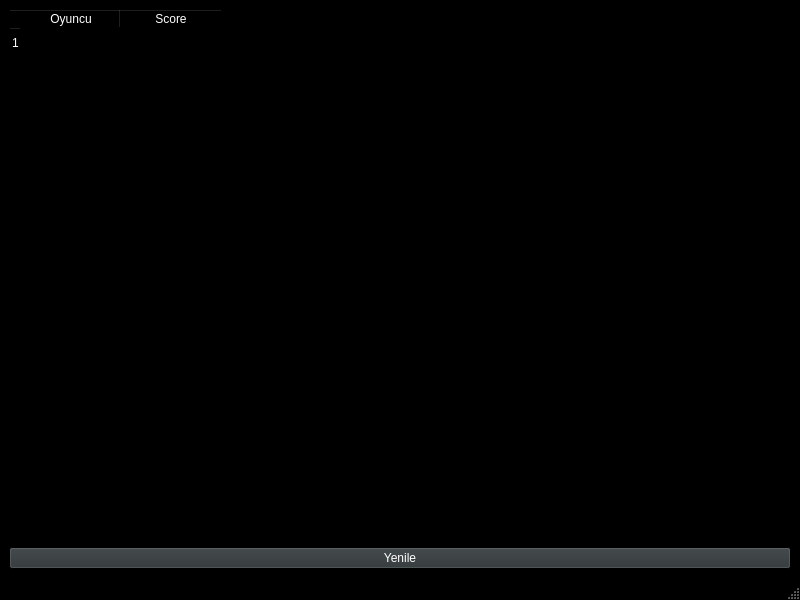
<?xml version="1.0" encoding="UTF-8"?>
<ui version="4.0">
 <class>leadership</class>
 <widget class="QMainWindow" name="leadership">
  <property name="geometry">
   <rect>
    <x>0</x>
    <y>0</y>
    <width>800</width>
    <height>600</height>
   </rect>
  </property>
  <property name="palette">
   <palette>
    <active>
     <colorrole role="WindowText">
      <brush brushstyle="SolidPattern">
       <color alpha="255">
        <red>255</red>
        <green>255</green>
        <blue>255</blue>
       </color>
      </brush>
     </colorrole>
     <colorrole role="Button">
      <brush brushstyle="SolidPattern">
       <color alpha="255">
        <red>0</red>
        <green>0</green>
        <blue>0</blue>
       </color>
      </brush>
     </colorrole>
     <colorrole role="Light">
      <brush brushstyle="SolidPattern">
       <color alpha="255">
        <red>0</red>
        <green>0</green>
        <blue>0</blue>
       </color>
      </brush>
     </colorrole>
     <colorrole role="Midlight">
      <brush brushstyle="SolidPattern">
       <color alpha="255">
        <red>0</red>
        <green>0</green>
        <blue>0</blue>
       </color>
      </brush>
     </colorrole>
     <colorrole role="Dark">
      <brush brushstyle="SolidPattern">
       <color alpha="255">
        <red>0</red>
        <green>0</green>
        <blue>0</blue>
       </color>
      </brush>
     </colorrole>
     <colorrole role="Mid">
      <brush brushstyle="SolidPattern">
       <color alpha="255">
        <red>0</red>
        <green>0</green>
        <blue>0</blue>
       </color>
      </brush>
     </colorrole>
     <colorrole role="Text">
      <brush brushstyle="SolidPattern">
       <color alpha="255">
        <red>255</red>
        <green>255</green>
        <blue>255</blue>
       </color>
      </brush>
     </colorrole>
     <colorrole role="BrightText">
      <brush brushstyle="SolidPattern">
       <color alpha="255">
        <red>255</red>
        <green>255</green>
        <blue>255</blue>
       </color>
      </brush>
     </colorrole>
     <colorrole role="ButtonText">
      <brush brushstyle="SolidPattern">
       <color alpha="255">
        <red>255</red>
        <green>255</green>
        <blue>255</blue>
       </color>
      </brush>
     </colorrole>
     <colorrole role="Base">
      <brush brushstyle="SolidPattern">
       <color alpha="255">
        <red>0</red>
        <green>0</green>
        <blue>0</blue>
       </color>
      </brush>
     </colorrole>
     <colorrole role="Window">
      <brush brushstyle="SolidPattern">
       <color alpha="255">
        <red>0</red>
        <green>0</green>
        <blue>0</blue>
       </color>
      </brush>
     </colorrole>
     <colorrole role="Shadow">
      <brush brushstyle="SolidPattern">
       <color alpha="255">
        <red>0</red>
        <green>0</green>
        <blue>0</blue>
       </color>
      </brush>
     </colorrole>
     <colorrole role="AlternateBase">
      <brush brushstyle="SolidPattern">
       <color alpha="255">
        <red>0</red>
        <green>0</green>
        <blue>0</blue>
       </color>
      </brush>
     </colorrole>
     <colorrole role="ToolTipBase">
      <brush brushstyle="SolidPattern">
       <color alpha="255">
        <red>255</red>
        <green>255</green>
        <blue>220</blue>
       </color>
      </brush>
     </colorrole>
     <colorrole role="ToolTipText">
      <brush brushstyle="SolidPattern">
       <color alpha="255">
        <red>0</red>
        <green>0</green>
        <blue>0</blue>
       </color>
      </brush>
     </colorrole>
    </active>
    <inactive>
     <colorrole role="WindowText">
      <brush brushstyle="SolidPattern">
       <color alpha="255">
        <red>255</red>
        <green>255</green>
        <blue>255</blue>
       </color>
      </brush>
     </colorrole>
     <colorrole role="Button">
      <brush brushstyle="SolidPattern">
       <color alpha="255">
        <red>0</red>
        <green>0</green>
        <blue>0</blue>
       </color>
      </brush>
     </colorrole>
     <colorrole role="Light">
      <brush brushstyle="SolidPattern">
       <color alpha="255">
        <red>0</red>
        <green>0</green>
        <blue>0</blue>
       </color>
      </brush>
     </colorrole>
     <colorrole role="Midlight">
      <brush brushstyle="SolidPattern">
       <color alpha="255">
        <red>0</red>
        <green>0</green>
        <blue>0</blue>
       </color>
      </brush>
     </colorrole>
     <colorrole role="Dark">
      <brush brushstyle="SolidPattern">
       <color alpha="255">
        <red>0</red>
        <green>0</green>
        <blue>0</blue>
       </color>
      </brush>
     </colorrole>
     <colorrole role="Mid">
      <brush brushstyle="SolidPattern">
       <color alpha="255">
        <red>0</red>
        <green>0</green>
        <blue>0</blue>
       </color>
      </brush>
     </colorrole>
     <colorrole role="Text">
      <brush brushstyle="SolidPattern">
       <color alpha="255">
        <red>255</red>
        <green>255</green>
        <blue>255</blue>
       </color>
      </brush>
     </colorrole>
     <colorrole role="BrightText">
      <brush brushstyle="SolidPattern">
       <color alpha="255">
        <red>255</red>
        <green>255</green>
        <blue>255</blue>
       </color>
      </brush>
     </colorrole>
     <colorrole role="ButtonText">
      <brush brushstyle="SolidPattern">
       <color alpha="255">
        <red>255</red>
        <green>255</green>
        <blue>255</blue>
       </color>
      </brush>
     </colorrole>
     <colorrole role="Base">
      <brush brushstyle="SolidPattern">
       <color alpha="255">
        <red>0</red>
        <green>0</green>
        <blue>0</blue>
       </color>
      </brush>
     </colorrole>
     <colorrole role="Window">
      <brush brushstyle="SolidPattern">
       <color alpha="255">
        <red>0</red>
        <green>0</green>
        <blue>0</blue>
       </color>
      </brush>
     </colorrole>
     <colorrole role="Shadow">
      <brush brushstyle="SolidPattern">
       <color alpha="255">
        <red>0</red>
        <green>0</green>
        <blue>0</blue>
       </color>
      </brush>
     </colorrole>
     <colorrole role="AlternateBase">
      <brush brushstyle="SolidPattern">
       <color alpha="255">
        <red>0</red>
        <green>0</green>
        <blue>0</blue>
       </color>
      </brush>
     </colorrole>
     <colorrole role="ToolTipBase">
      <brush brushstyle="SolidPattern">
       <color alpha="255">
        <red>255</red>
        <green>255</green>
        <blue>220</blue>
       </color>
      </brush>
     </colorrole>
     <colorrole role="ToolTipText">
      <brush brushstyle="SolidPattern">
       <color alpha="255">
        <red>0</red>
        <green>0</green>
        <blue>0</blue>
       </color>
      </brush>
     </colorrole>
    </inactive>
    <disabled>
     <colorrole role="WindowText">
      <brush brushstyle="SolidPattern">
       <color alpha="255">
        <red>0</red>
        <green>0</green>
        <blue>0</blue>
       </color>
      </brush>
     </colorrole>
     <colorrole role="Button">
      <brush brushstyle="SolidPattern">
       <color alpha="255">
        <red>0</red>
        <green>0</green>
        <blue>0</blue>
       </color>
      </brush>
     </colorrole>
     <colorrole role="Light">
      <brush brushstyle="SolidPattern">
       <color alpha="255">
        <red>0</red>
        <green>0</green>
        <blue>0</blue>
       </color>
      </brush>
     </colorrole>
     <colorrole role="Midlight">
      <brush brushstyle="SolidPattern">
       <color alpha="255">
        <red>0</red>
        <green>0</green>
        <blue>0</blue>
       </color>
      </brush>
     </colorrole>
     <colorrole role="Dark">
      <brush brushstyle="SolidPattern">
       <color alpha="255">
        <red>0</red>
        <green>0</green>
        <blue>0</blue>
       </color>
      </brush>
     </colorrole>
     <colorrole role="Mid">
      <brush brushstyle="SolidPattern">
       <color alpha="255">
        <red>0</red>
        <green>0</green>
        <blue>0</blue>
       </color>
      </brush>
     </colorrole>
     <colorrole role="Text">
      <brush brushstyle="SolidPattern">
       <color alpha="255">
        <red>0</red>
        <green>0</green>
        <blue>0</blue>
       </color>
      </brush>
     </colorrole>
     <colorrole role="BrightText">
      <brush brushstyle="SolidPattern">
       <color alpha="255">
        <red>255</red>
        <green>255</green>
        <blue>255</blue>
       </color>
      </brush>
     </colorrole>
     <colorrole role="ButtonText">
      <brush brushstyle="SolidPattern">
       <color alpha="255">
        <red>0</red>
        <green>0</green>
        <blue>0</blue>
       </color>
      </brush>
     </colorrole>
     <colorrole role="Base">
      <brush brushstyle="SolidPattern">
       <color alpha="255">
        <red>0</red>
        <green>0</green>
        <blue>0</blue>
       </color>
      </brush>
     </colorrole>
     <colorrole role="Window">
      <brush brushstyle="SolidPattern">
       <color alpha="255">
        <red>0</red>
        <green>0</green>
        <blue>0</blue>
       </color>
      </brush>
     </colorrole>
     <colorrole role="Shadow">
      <brush brushstyle="SolidPattern">
       <color alpha="255">
        <red>0</red>
        <green>0</green>
        <blue>0</blue>
       </color>
      </brush>
     </colorrole>
     <colorrole role="AlternateBase">
      <brush brushstyle="SolidPattern">
       <color alpha="255">
        <red>0</red>
        <green>0</green>
        <blue>0</blue>
       </color>
      </brush>
     </colorrole>
     <colorrole role="ToolTipBase">
      <brush brushstyle="SolidPattern">
       <color alpha="255">
        <red>255</red>
        <green>255</green>
        <blue>220</blue>
       </color>
      </brush>
     </colorrole>
     <colorrole role="ToolTipText">
      <brush brushstyle="SolidPattern">
       <color alpha="255">
        <red>0</red>
        <green>0</green>
        <blue>0</blue>
       </color>
      </brush>
     </colorrole>
    </disabled>
   </palette>
  </property>
  <property name="windowTitle">
   <string>Genel Sıralama</string>
  </property>
  <property name="windowIcon">
   <iconset>
    <normaloff>../../Downloads/saytek.jpg</normaloff>../../Downloads/saytek.jpg</iconset>
  </property>
  <property name="locale">
   <locale language="Turkish" country="Turkey"/>
  </property>
  <widget class="QWidget" name="centralwidget">
   <layout class="QVBoxLayout" name="verticalLayout">
    <item>
     <widget class="QTableWidget" name="table">
      <property name="layoutDirection">
       <enum>Qt::LeftToRight</enum>
      </property>
      <property name="sortingEnabled">
       <bool>true</bool>
      </property>
      <row>
       <property name="text">
        <string>1</string>
       </property>
      </row>
      <column>
       <property name="text">
        <string>Oyuncu</string>
       </property>
      </column>
      <column>
       <property name="text">
        <string>Score</string>
       </property>
      </column>
     </widget>
    </item>
    <item>
     <widget class="QPushButton" name="refresh">
      <property name="palette">
       <palette>
        <active>
         <colorrole role="Button">
          <brush brushstyle="SolidPattern">
           <color alpha="255">
            <red>46</red>
            <green>52</green>
            <blue>54</blue>
           </color>
          </brush>
         </colorrole>
        </active>
        <inactive>
         <colorrole role="Button">
          <brush brushstyle="SolidPattern">
           <color alpha="255">
            <red>46</red>
            <green>52</green>
            <blue>54</blue>
           </color>
          </brush>
         </colorrole>
        </inactive>
        <disabled>
         <colorrole role="Button">
          <brush brushstyle="SolidPattern">
           <color alpha="255">
            <red>46</red>
            <green>52</green>
            <blue>54</blue>
           </color>
          </brush>
         </colorrole>
        </disabled>
       </palette>
      </property>
      <property name="layoutDirection">
       <enum>Qt::LeftToRight</enum>
      </property>
      <property name="text">
       <string>Yenile</string>
      </property>
     </widget>
    </item>
   </layout>
  </widget>
  <widget class="QMenuBar" name="menubar">
   <property name="geometry">
    <rect>
     <x>0</x>
     <y>0</y>
     <width>800</width>
     <height>25</height>
    </rect>
   </property>
  </widget>
  <widget class="QStatusBar" name="statusbar"/>
 </widget>
 <resources/>
 <connections/>
</ui>
